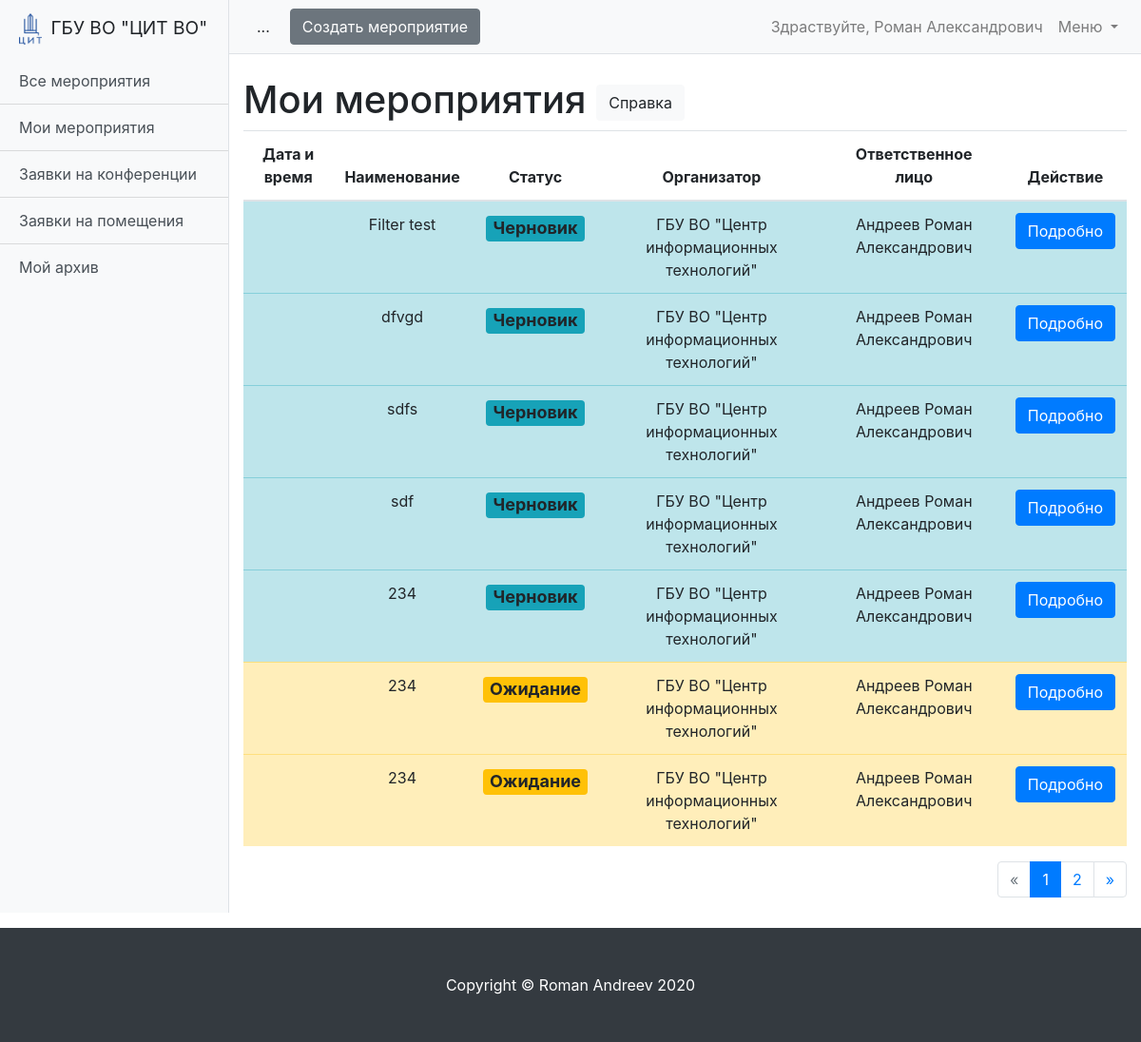
/schedule/my-event-list/ (signed in), run on the app's committed database.
### schedule/models.py (models this page shows, shortened)
class User(AbstractUser):
    is_operator = models.BooleanField(default=False, verbose_name='Опертор')
    is_assistant = models.BooleanField(default=False, verbose_name='Ассистент')
    organization = models.ForeignKey('Organization', verbose_name='Организация', on_delete=models.SET_NULL,
                                     null=True, blank=True)
    subscribe_mail = models.BooleanField(verbose_name='Подписка на почтовую рассылку', default=False)
    telegram = models.CharField(max_length=10, verbose_name='Телеграм чат-id', null=True, blank=True)
    subscribe_telegram = models.BooleanField(verbose_name='Подписка на рассылку в телеграм', default=False)
    phone = models.CharField(max_length=100, verbose_name='Телефон', null=True, blank=True)
    def __str__(self):
        return f'{self.last_name} {self.first_name}'

class Event(models.Model):
    MESSAGES = {
        'create': 'Мероприятие создано!',
        'update': 'Мероприятие изменено!',
        'delete': 'Мероприятие удалено!'
    }
    STATUS_DRAFT = 'draft'
    STATUS_WAIT = 'wait'
    STATUS_READY = 'ready'
    STATUS_REJECTION = 'rejection'
    STATUS_COMPLETED = 'completed'
    STATUS_CHOICES = (
        (STATUS_DRAFT, 'Черновик'),
        (STATUS_WAIT, 'Ожидание'),
        (STATUS_READY, 'Готово'),
        (STATUS_REJECTION, 'Отказ'),
        (STATUS_COMPLETED, 'Окончено')
    )
    name = models.CharField(max_length=255, verbose_name='Название мероприятия')
    description = models.TextField(verbose_name='Описание')
    organization = models.ForeignKey('Organization', verbose_name='Организация', on_delete=models.CASCADE)  # Возможно избыточно
    owner = models.ForeignKey('User', verbose_name='Владелец', on_delete=models.CASCADE)
    date_start = models.DateField(verbose_name='Дата начала мероприятия', null=True, blank=True)
    date_end = models.DateField(verbose_name='Дата окончания мероприятия', null=True, blank=True)
    created_at = models.DateTimeField(auto_now_add=True)
    updated_at = models.DateTimeField(auto_now=True)
    status = models.CharField(
        max_length=100,
        verbose_name='Статус мероприятия',
        choices=STATUS_CHOICES,
        default=STATUS_DRAFT
    )
    def get_absolute_url(self):
        return reverse('event_detail', kwargs={'pk': self.pk})
    class Meta:
        ordering = ['date_start']
        verbose_name = 'Мероприятие'
        verbose_name_plural = 'Мероприятия'

class Organization(models.Model):
    name = models.CharField(max_length=255, verbose_name='Название организации')
    room = models.ManyToManyField('Room', verbose_name='Доступные помещения', related_name='related_room')
    created_at = models.DateTimeField(auto_now_add=True)
    updated_at = models.DateTimeField(auto_now=True)
    def __str__(self):
        return self.name
    class Meta:
        ordering = ['name']
        verbose_name = 'Организация'
        verbose_name_plural = 'Организации'

### schedule/views/event.py (the view)
# urls.py: path('my-event-list/', MyEventsListView.as_view(), name='my_event_list'),
class MyEventsListView(LoginRequiredMixin, HelpMixin, ListView):
    model = Event
    paginate_by = 7
    template_name = 'schedule/my_event_list.html'
    def get_queryset(self):
        queryset = super().get_queryset()
        set_status_completed(queryset)
        return queryset.filter(
            status__in=('wait', 'ready', 'draft', 'rejection'),
            owner=self.request.user
        )

### schedule/services.py (called while the page is built)
def set_status_completed(queryset):
    if queryset.model == Event:
        completed_list = queryset.filter(date_start__lt=today, status__in=['wait', 'ready', 'rejection'])
        if completed_list:
            conference = Conference.objects.filter(event__in=completed_list, date__lt=today)
            booking = Booking.objects.filter(event__in=completed_list, date__lt=today)
            conference.update(status='completed')
            booking.update(status='completed')
            completed_list.filter(date_end__lt=today).update(status='completed')
    if queryset.model in [Conference, Booking]:
        completed_list = queryset.filter(date__lt=today, status__in=['wait', 'ready', 'rejection'])
        if completed_list:
            completed_list.update(status='completed')

### schedule/templatetags/custom_filter.py (called while the page is built)
@register.filter
def get_postfix(status):
    return status_postfix_css_class.get(status)

### schedule/views/mixins.py (called while the page is built)
    def get_url_pattern(self):
        return re.sub(r'\d+', '*.*', self.request.path) + ';'

    def get_context_data(self, **kwargs):
        context = super().get_context_data(**kwargs)
        context['help'] = Page.objects.filter(urls__icontains=self.get_url_pattern()).first()
        return context

### schedule/templates/schedule/my_event_list.html
{% extends 'schedule/event_list.html' %}
{% block title %}Мои мероприятия{% endblock title %}

### schedule/templates/schedule/event_list.html (shortened to what this page needs)
{% extends 'schedule/base_list.html' %}
{% load custom_filter %}
{% block table %}
<table class="table text-center table-hover">
  <thead>
  <tr>
    <th scope="col">Дата и время</th>
    <th scope="col">Наименование</th>
    <th scope="col">Статус</th>
    <th scope="col">Организатор</th>
    <th scope="col">Ответственное лицо</th>
    <th scope="col">Действие</th>
  </tr>
  </thead>
  <tbody>
  {% for event in page_obj %}
  <tr class="table-{{ event.status|get_postfix }}">
    <td>
    </td>
    <td>{{ event.name }}</td>
    <td>
      <h4><span class="badge bg-{{ event.status|get_postfix }}">{{ event.get_status_display  }}</span></h4>
    </td>
    <td>{{ event.organization }}</td>
    <td>{{ event.owner }}</td>
    <td><a href="{{ event.get_absolute_url }}" type="button" class="btn btn-primary">Подробно</a></td>
  </tr>
  {% endfor %}
  </tbody>
</table>
{% endblock table %}

### templates/base.html (shortened to what this page needs)
<!DOCTYPE html>
<html lang="en">
{% load static %}
<head>
    <link href="{% static 'vendor/bootstrap/css/bootstrap.min.css' %}" rel="stylesheet">
    <link href=" {% static 'css/simple-sidebar.css' %}" rel="stylesheet">
</head>
<body>
<div class="d-flex" id="wrapper">
    {% block sidebar %}
    <div class="bg-light border-right" id="sidebar-wrapper">
        <div class="sidebar-heading">
            <img src="{% static 'image.png' %}" width="24" class="img-fluid mr-1" alt="...">
            ГБУ ВО "ЦИТ ВО"
        </div>
        <div class="list-group list-group-flush">
            {% block sidebar_link %}
            <a href="{% url 'event_list' %}" class="list-group-item list-group-item-action bg-light">Все мероприятия</a>
            <a href="{% url 'my_event_list' %}" class="list-group-item list-group-item-action bg-light">Мои мероприятия</a>
            {% if request.user.is_operator %}
            <a href="{% url 'conference_list' %}" class="list-group-item list-group-item-action bg-light">Заявки на конференции</a>
            {% endif %}
            {% if request.user.is_assistant %}
            <a href="{% url 'booking_list' %}" class="list-group-item list-group-item-action bg-light">Заявки на помещения</a>
            {% endif %}
            <a href="{% url 'event_archive' %}" class="list-group-item list-group-item-action bg-light">Мой архив</a>
            {% endblock sidebar_link %}
        </div>
    </div>
    <div id="page-content-wrapper">
        <nav class="navbar navbar-expand-lg navbar-light bg-light border-bottom">
            <button class="btn btn-light" id="menu-toggle">...</button>
            {% block bottom_nav %}{% endblock bottom_nav %}
            {% endblock sidebar %}
            <div class="collapse navbar-collapse" id="navbarSupportedContent">
                <ul class="navbar-nav ml-auto mt-2 mt-lg-0">
                    <li class="nav-item">
                        {% if request.user.is_authenticated %}
                        <a class="nav-link" href="{% url 'settings' %}">Здраствуйте, {{ request.user.first_name }}</a>
                        {% endif %}
                    </li>
                    <li class="nav-item dropdown">
                        <a class="nav-link dropdown-toggle" href="#" id="navbarDropdown" role="button" data-toggle="dropdown" aria-haspopup="true" aria-expanded="false">
                            Меню
                        </a>
                    </li>
                </ul>
            </div>
        </nav>
        <div class="container-fluid">
            <div >
                {% block content %}
                {% endblock content %}
            </div>
        </div>
    </div>
</div>
<footer class="py-5 bg-dark mt-3">
  <div class="container">
    <p class="m-0 text-center text-white">Copyright &copy; Roman Andreev 2020</p>
  </div>
</footer>
</body>
</html>

### static_dev/css/simple-sidebar.css (style rules this page uses)
#wrapper { overflow-x: hidden; }
#sidebar-wrapper { min-height: 100vh; margin-left: -15rem; -webkit-transition: margin .25s ease-out; -moz-transition: margin .25s ease-out; -o-transition: margin .25s ease-out; transition: margin .25s ease-out; }
#sidebar-wrapper .sidebar-heading { padding: 0.875rem 1.25rem; font-size: 1.2rem; }
#sidebar-wrapper .list-group { width: 15rem; }
#page-content-wrapper { min-width: 100vw; }
@media (min-width: 768px) { #sidebar-wrapper { margin-left: 0; } }
@media (min-width: 768px) { #page-content-wrapper { min-width: 0; width: 100%; } }

### data on the page
User: user.first_name "Роман Александрович"
Event: name "Filter test", status "Черновик", organization "ГБУ ВО \"Центр информационных технологий\"", owner "Андреев Роман Александрович"
Event: name "dfvgd", status "Черновик", organization "ГБУ ВО \"Центр информационных технологий\"", owner "Андреев Роман Александрович"
Event: name "sdfs", status "Черновик", organization "ГБУ ВО \"Центр информационных технологий\"", owner "Андреев Роман Александрович"
Event: name "sdf", status "Черновик", organization "ГБУ ВО \"Центр информационных технологий\"", owner "Андреев Роман Александрович"
Event: name "234", status "Черновик", organization "ГБУ ВО \"Центр информационных технологий\"", owner "Андреев Роман Александрович"
Event: name "234", status "Ожидание", organization "ГБУ ВО \"Центр информационных технологий\"", owner "Андреев Роман Александрович"
Event: name "234", status "Ожидание", organization "ГБУ ВО \"Центр информационных технологий\"", owner "Андреев Роман Александрович"

### other printed values
{{ i }} "1"
{{ i }} "2"
